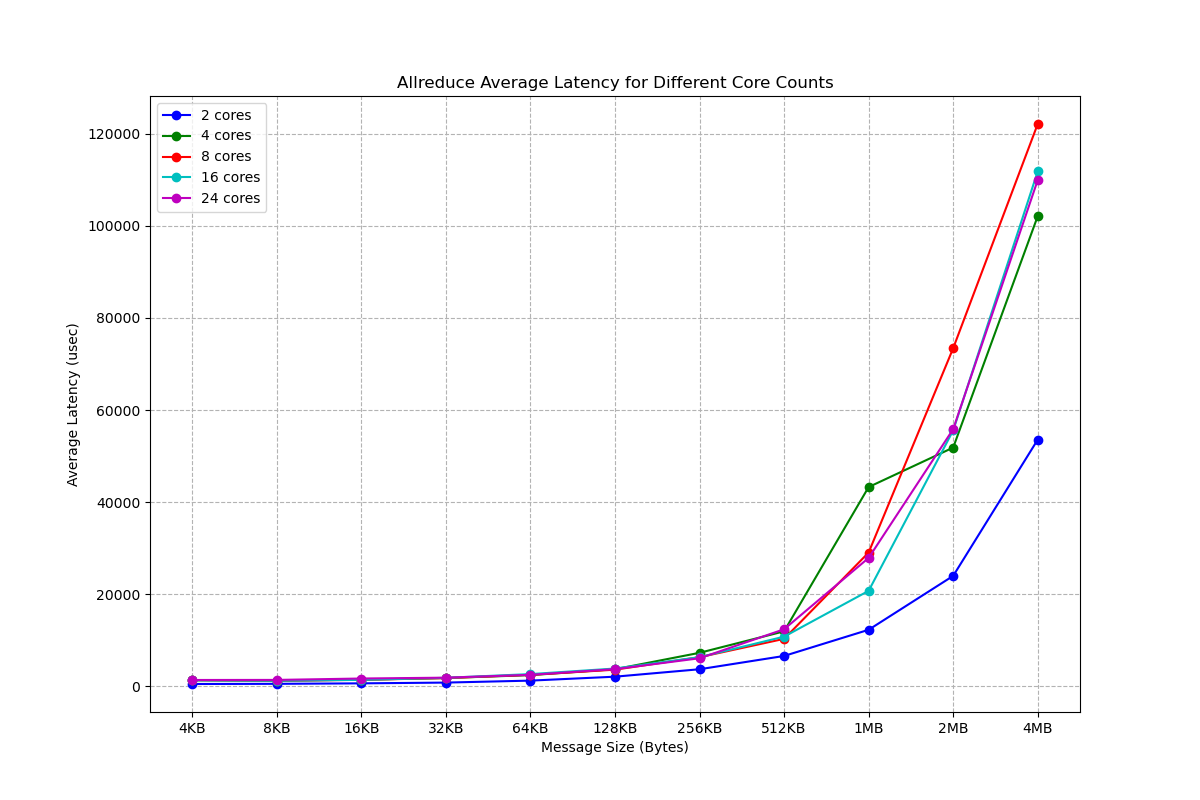

The Python source for this figure:
import matplotlib.pyplot as plt

# Data for 2 processes
t_avg_2 = [0.50, 79.41, 73.86, 165.40, 169.09, 175.60, 169.83, 186.80, 318.72, 355.62, 
           580.20, 540.88, 577.59, 681.77, 848.31, 1274.95, 2128.30, 3743.13, 6628.15, 
           12306.32, 24005.27, 53562.66]

# Data for 4 processes
t_avg_4 = [1.12, 229.39, 230.38, 452.24, 454.58, 444.72, 454.01, 463.18, 690.21, 956.10, 
           1175.17, 1373.82, 1261.20, 1482.18, 1835.84, 2466.80, 3749.87, 7309.19, 11968.28, 
           43281.51, 51849.59, 102066.71]

# Data for 8 processes
t_avg_8 = [0.86, 242.29, 248.02, 478.92, 481.18, 460.36, 470.52, 466.96, 713.56, 962.63, 
           1185.89, 1370.75, 1252.93, 1442.43, 1824.42, 2534.52, 3649.41, 6359.58, 10338.33, 
           29072.68, 73410.19, 122067.49]

# Data for 16 processes
t_avg_16 = [0.60, 240.23, 237.13, 478.92, 481.18, 494.99, 473.99, 490.91, 713.56, 962.63, 
            1175.75, 1336.08, 1252.93, 1442.43, 1883.87, 2690.24, 3897.30, 6359.58, 10817.75, 
            20759.50, 55562.51, 111791.48]


# Data extraction for 24 processes
t_avg_24 = [0.54, 310.04, 258.10, 501.10, 512.81, 525.32, 492.82, 524.78, 751.72, 1000.40, 
            1333.19, 1410.83, 1427.04, 1730.96, 1914.52, 2534.52, 3771.23, 6125.61, 12419.53, 
            27904.06, 55847.31, 109895.94]

# Data organization
data = {
    "bytes": [0, 4, 8, 16, 32, 64, 128, 256, 512, 1024, 2048, 4096, 8192, 16384, 32768, 65536, 131072, 262144, 524288, 1048576, 2097152, 4194304],
    "2": t_avg_2,
    "4": t_avg_4,
    "8": t_avg_8,
    "16": t_avg_16,
    "24": t_avg_24
}

# List of processes (core counts)
processes = [2, 4, 8, 16, 24]

# Extracting the relevant data range (from 4KB to 4MB)
start_idx = data["bytes"].index(4096)  # 4KB
end_idx = data["bytes"].index(4194304) + 1  # 4MB

# Relevant message sizes
message_sizes = data["bytes"][start_idx:end_idx]

# Using a distinguishable color palette
colors = ['b', 'g', 'r', 'c', 'm', 'y']

# Plotting
fig, ax = plt.subplots(figsize=(12, 8))

for i, core_count in enumerate(processes):
    latencies = data[str(core_count)][start_idx:end_idx]
    ax.plot(message_sizes, latencies, marker='o', linestyle='-', label=f"{core_count} cores", color=colors[i])

ax.set_xscale("log", base=2)
ax.set_xticks(message_sizes)
ax.set_xticklabels([f"{size // 1024}KB" if size < 1048576 else f"{size // (1024*1024)}MB" for size in message_sizes])
ax.set_xlabel("Message Size (Bytes)")
ax.set_ylabel("Average Latency (usec)")
ax.set_title("Allreduce Average Latency for Different Core Counts")
ax.legend(loc='upper left')
ax.grid(True, which="both", ls="--", c='0.7')

plt.show()
fig.savefig("./plot.png")